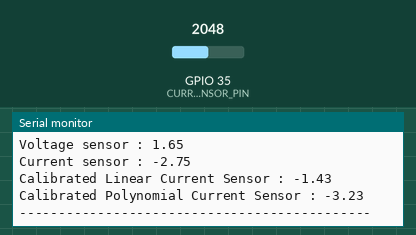
This sketch was run on a simulated ESP32. Parts: the last lines printed to the serial monitor. The inputs (shaded band) are chosen by the test bench; at power-on: GPIO 35 (CURRENT_SENSOR_PIN) = 2048.

Above: at 1.6 s.
1.7 s: GPIO 35 (CURRENT_SENSOR_PIN) set to 2866
At 3.0 s:
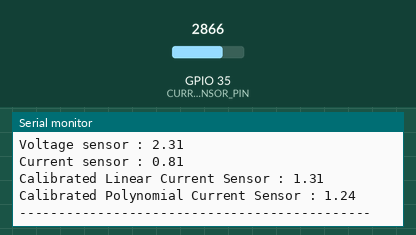
3.2 s: GPIO 35 (CURRENT_SENSOR_PIN) set to 3603
At 3.9 s:
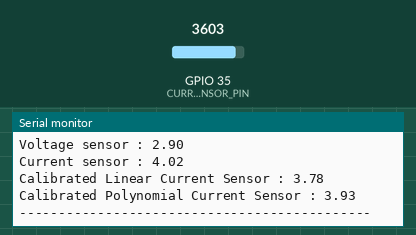
Timing chart, 0 to 6.2 s (numbered marks = the images above; inputs shaded):
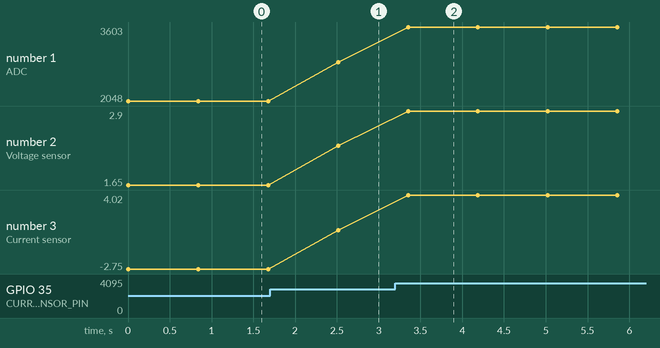

Measured:
- after the input at 1.7 s, the serial monitor: prints a new line after 0.82 s (image 1)
- after the input at 3.2 s, the serial monitor: prints a new line after 0.15 s (image 2)
- plotted number 1: 2048 → 2866 after the input at 1.7 s, 2866 → 3603 after the input at 3.2 s
- plotted number 2: 1.65 → 2.31 after the input at 1.7 s, 2.31 → 2.9 after the input at 3.2 s
- plotted number 3: -2.75 → 0.81 after the input at 1.7 s, 0.81 → 4.02 after the input at 3.2 s

The sketch:

current_sensor.ino
```cpp
#include <math.h>

#define CURRENT_SENSOR_PIN 35
#define SAMPLE_SIZE 100
// coefficient for Linear Calibration!
const float alpha = 0.7687;
const float beta = 0.6905;

// coefficient for Polynomial Calibration!
const float alpha_poly = -0.0611;
const float beta_poly = 1.1348;
const float gamma_poly = 0.3578;
float sum_sample;

void setup() {
  Serial.begin(9600);
  pinMode(CURRENT_SENSOR_PIN, INPUT);
}

void loop() {
  float ADC = analogRead(CURRENT_SENSOR_PIN);
  Serial.print("ADC : ");
  Serial.println(ADC);

  // change ADC to voltages compare with 3.3V
  float voltage = (ADC/4095)*3.3;
  float set_zero_voltage = voltage - 2.16;
  float current_sensor = set_zero_voltage/0.185;
  float linear_calibration = (alpha*current_sensor)+beta;
  float polynomial_calibration = (alpha_poly*current_sensor*current_sensor)+(beta_poly*current_sensor)+gamma_poly;

  Serial.print("Voltage sensor : ");
  Serial.println(voltage);
  Serial.print("Current sensor : ");
  Serial.println(current_sensor);
  Serial.print("Calibrated Linear Current Sensor : ");
  Serial.println(linear_calibration);
  Serial.print("Calibrated Polynomial Current Sensor : ");
  Serial.println(polynomial_calibration);
  Serial.println("---------------------------------------------");
  delay(700);
}
```
